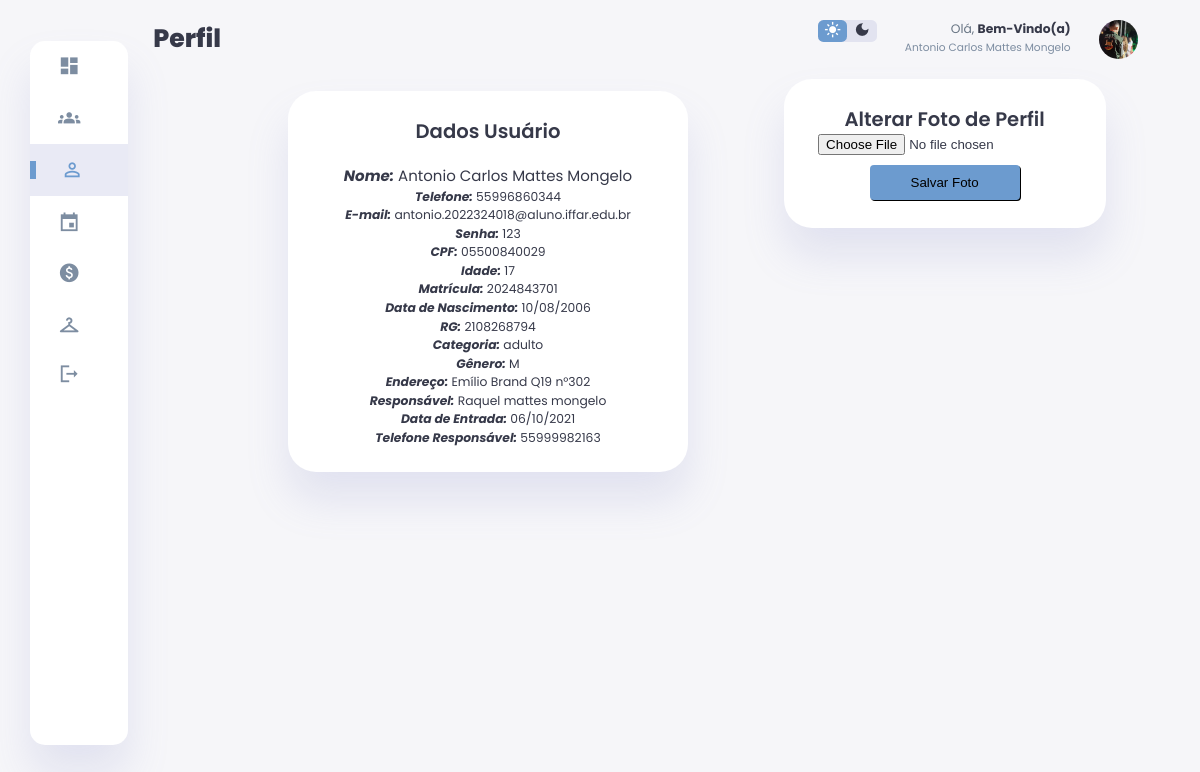
The app's page /usuario/perfil.php (signed in), older data.
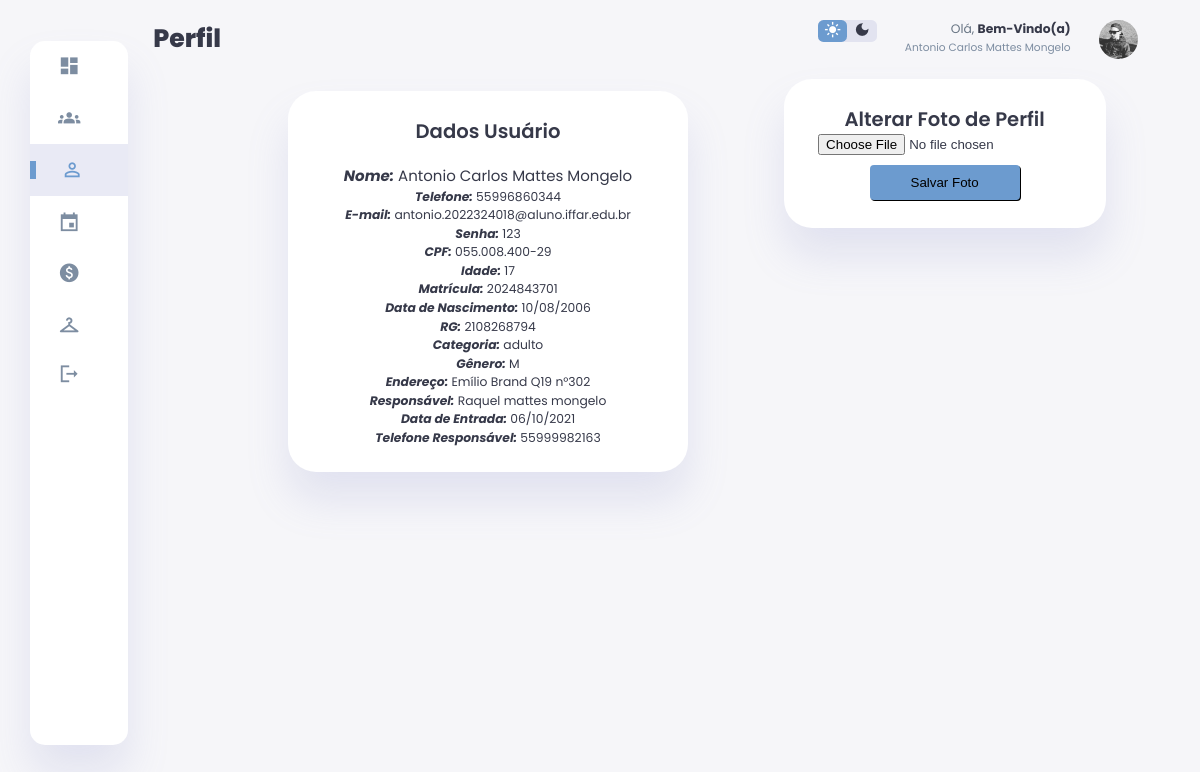
The same page, newer data.
### tables this page shows
CREATE TABLE IF NOT EXISTS `usuario` (
  `id_usuario` int NOT NULL AUTO_INCREMENT,
  `statuss` int DEFAULT NULL,
  `nome` varchar(255) DEFAULT NULL,
  `email` varchar(255) DEFAULT NULL,
  `datas` date DEFAULT NULL,
  `CPF` char(14) DEFAULT NULL,
  `RG` varchar(11) DEFAULT NULL,
  `categoria` varchar(255) NOT NULL,
  `senha` varchar(255) DEFAULT NULL,
  `telefone` varchar(11) DEFAULT NULL,
  `matricula` varchar(255) DEFAULT NULL,
  `imagem` varchar(255) NOT NULL,
  `genero` varchar(255) NOT NULL,
  `endereco` varchar(255) NOT NULL,
  `responsavel` varchar(255) NOT NULL,
  `data_entrada` date NOT NULL,
  `tele_respon` varchar(11) NOT NULL,
  `idade` varchar(2) NOT NULL,
  `nom_dan` varchar(255) NOT NULL,
  `identidade_frente` varchar(255) NOT NULL,
  `identidade_verso` varchar(255) NOT NULL,
  `primeiro_login` tinyint(1) DEFAULT '1',
  PRIMARY KEY (`id_usuario`),
  KEY `id_usuario` (`id_usuario`) USING BTREE
);

### usuario/perfil.php (the view, shortened to what this page needs)
<?php
$conexao = conectar();
$id_usuario = $_SESSION['id_usuario'];
$sql = "SELECT * FROM usuario WHERE id_usuario = ?";
$stmt = mysqli_prepare($conexao, $sql);
mysqli_stmt_bind_param($stmt, "i", $id_usuario);
mysqli_stmt_execute($stmt);
$resultado = mysqli_stmt_get_result($stmt);
$dados = mysqli_fetch_assoc($resultado);
?>
<!DOCTYPE html>
<html lang="en">
<head>
    <link rel="stylesheet" href="css/perfil.css">
   </head>
<body>
    <div class="container">
        <aside>
            <div class="sidebar">
                <a href="dashboard.php">
                    <span class="material-icons-sharp">
                    </span>
                </a>
                <a href="participantes">
                    <span class="material-icons-sharp">
                    </span>
                </a>
                <a href="perfil.php" class="active">
                    <span class="material-icons-sharp">
                    </span>
                </a>
                <a href="calen" target="_blank">
                    <span class="material-icons-sharp">
                    </span>
                </a>
                <a href="pagamento">
                    <span class="material-icons-sharp">
                    </span>
                </a>
                <a href="acessorios">
                    <span class="material-icons-sharp">
                    </span>
                </a>
                <a href="logout.php">
                    <span class="material-icons-sharp">
                    </span>
                </a>
            </div>
        </aside>
        <main>
            <h1>Perfil</h1>
            <div class="box">
                <h2>Dados Usuário</h2>
                <br>
                <div class="user"><em><b>Nome:</b></em> <?php echo $dados['nome'] ?></div>
                <br>
                <div class="user1"><em><b>Telefone:</b></em> <?php echo $dados['telefone'] ?></div>
                <br>
                <div class="user2"><em><b>E-mail:</b></em> <?php echo $dados['email'] ?></div>
                <br>
                <div class="user3"><em><b>Senha:</b></em> <?php echo $dados['senha'] ?></div>
                <br>
                <div class="user4"><em><b>CPF:</b></em> <?php echo $dados['CPF'] ?></div>
                <br>
                <div class="user5"><em><b>Idade:</b></em> <?php echo $dados['idade'] ?></div>
                <br>
                <div class="user6"><em><b>Matrícula:</b></em> <?php echo $dados['matricula'] ?></div>
                <br>
                <div class="user7"><em><b>Data de Nascimento:</b></em> <?php echo date('d/m/Y', strtotime($dados['datas'])) ?></div>
                <br>
                <div class="user8"><em><b>RG:</b></em> <?php echo $dados['RG'] ?></div>
                <br>
                <div class="user9"><em><b>Categoria:</b></em> <?php echo $dados['categoria'] ?></div>
                <br>
                <div class="user10"><em><b>Gênero:</b></em> <?php echo $dados['genero'] ?></div>
                <br>
                <div class="user11"><em><b>Endereço:</b></em> <?php echo $dados['endereco'] ?></div>
                <br>
                <div class="user12"><em><b>Responsável:</b></em> <?php echo $dados['responsavel'] ?></div>
                <br>
                <div class="user13"><em><b>Data de Entrada:</b></em> <?php echo date('d/m/Y', strtotime($dados['data_entrada'])) ?></div>
                <br>
                <div class="user14"><em><b>Telefone Responsável:</b></em> <?php echo $dados['tele_respon'] ?></div>
            </div>
        </main>
        <div class="right-section">
            <div class="nav">
                <div class="dark-mode">
                    <span class="material-icons-sharp ">
                    </span>
                    <span class="material-icons-sharp">
                    </span>
                </div>
                <div class="profile">
                    <div class="info">
                        <p>Olá, <b>Bem-Vindo(a)</b></p>
                        <small class="text-muted"><?php echo $dados['nome'] ?></small>
                    </div>
                    <div class="profile-photo">
                        <img src="../img/perfil/<?php echo $dados['imagem'] ?>" alt="user" id="profile-picture">
                    </div>
                </div>
            </div>
            <div class="box-perfil" style="margin-top: 20px;">
                <h2>Alterar Foto de Perfil</h2>
                <form method="post" enctype="multipart/form-data">
                    <input type="file" name="file" id="avatar-image">
                    <button type="submit" class="form-control" style="margin-top: 10px;">Salvar Foto</button>
                </form>
            </div>
        </div>
    </div>
</body>
</html>

Row changes from the older to the newer data that the page shows:
changed usuario "Antonio Carlos Mattes Mongelo": CPF "05500840029" → "055.008.400-29"; imagem: a different picture
